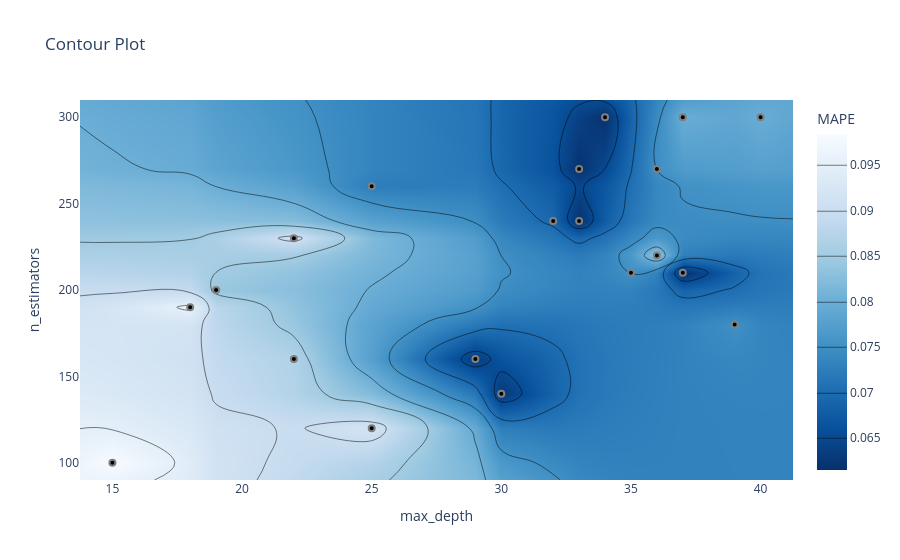

Source (notebook cell):
### Code cell
optuna.visualization.plot_contour(study, params=["max_depth", "n_estimators"],
                                  target_name="MAPE")

### Figure 1 — Plotly figure (JSON) as saved in the notebook; plotly's stock layout.template omitted (floating-point values rounded to 4 significant figures; data arrays with more than 128 entries replaced by an {"elided": "..."} marker saying what was removed)
{"data": [{"colorbar": {"title": {"text": "MAPE"}}, "colorscale": [[0, "rgb(247,251,255)"], [0.125, "rgb(222,235,247)"], [0.25, "rgb(198,219,239)"], [0.375, "rgb(158,202,225)"], [0.5, "rgb(107,174,214)"], [0.625, "rgb(66,146,198)"], [0.75, "rgb(33,113,181)"], [0.875, "rgb(8,81,156)"], [1, "rgb(8,48,107)"]], "connectgaps": true, "contours": {"coloring": "heatmap"}, "hoverinfo": "none", "line": {"smoothing": 1.3}, "reversescale": true, "type": "contour", "x": [13.75, 15, 18, 19, 22, 25, 29, 30, 32, 33, 34, 35, 36, 37, 39, 40, 41.25], "y": [90, 100, 120, 140, 160, 180, 190, 200, 210, 220, 230, 240, 260, 270, 300, 310], "z": {"elided": "16x17 float values"}}, {"marker": {"color": "black", "line": {"color": "Gray", "width": 2}}, "mode": "markers", "name": "Feasible Trial", "showlegend": false, "type": "scatter", "x": [25, 22, 15, 37, 19, 25, 18, 32, 39, 22, 40, 33, 33, 34, 37, 30, 36, 36, 29, 35], "y": [120, 160, 100, 210, 200, 260, 190, 240, 180, 230, 300, 240, 270, 300, 300, 140, 220, 270, 160, 210]}, {"marker": {"color": "#cccccc", "line": {"color": "Gray", "width": 2}}, "mode": "markers", "name": "Infeasible Trial", "showlegend": false, "type": "scatter", "x": [], "y": []}], "layout": {"title": {"text": "Contour Plot"}, "xaxis": {"range": [13.75, 41.25], "title": {"text": "max_depth"}}, "yaxis": {"range": [90, 310], "title": {"text": "n_estimators"}}}}
